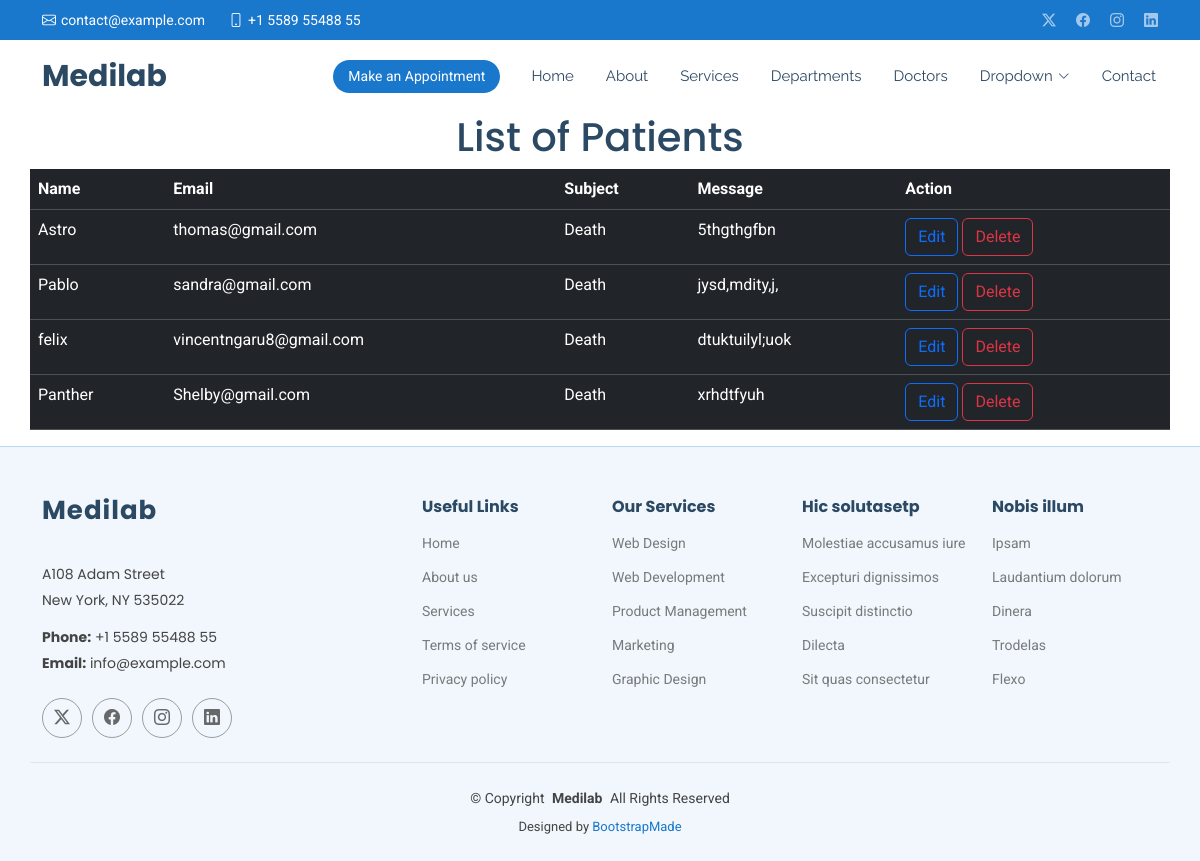
/show_contact/, run on the app's committed database.
### hospitalapp/models.py (models this page shows, shortened)
class Contact(models.Model):
    name = models.CharField(max_length=100)
    email = models.EmailField()
    subject = models.CharField(max_length=100)
    message = models.TextField()

### hospitalapp/views.py (the view)
# urls.py: path('show_contact/', views.show_contact,name='show_contact'),
def show_contact(request):
    all1=Contact.objects.all()
    return render(request,'show_contact.html',{'all1':all1})

### templates/show_contact.html
{% extends 'starter-page.html' %}
{% load static %}
{% block content %}
	<h1 class="text-center">List of Patients</h1>
    <table class="table table-dark container">
    <tr>
        <th>Name</th>
        <th>Email</th>
        <th>Subject</th>
        <th>Message</th>
        <th>Action</th>
    </tr>
    {% for contact in all1 %}
    	<tr>
            <td>{{ contact.name }}</td>
            <td>{{ contact.email}}</td>
            <td>{{ contact.subject }}</td>
            <td>{{ contact.message }}</td>
        <td>
            <a href="" class="btn btn-outline-primary">Edit</a>
            <a href="/delete_contact/{{ contact.id }}" class="btn btn-outline-danger">Delete</a>
        </td>
        </tr>
    {% endfor %}
    </table>
{% endblock %}

### static/assets/css/main.css (style rules this page uses)
:root { --default-font: "Roboto", system-ui, -apple-system, "Segoe UI", Roboto, "Helvetica Neue", Arial, "Noto Sans", "Liberation Sans", sans-serif, "Apple Color Emoji", "Segoe UI Emoji", "Segoe UI Symbol", "Noto Color Emoji"; --heading-font: "Poppins", sans-serif; --nav-font: "Raleway", sans-serif; }
:root { --background-color: #ffffff; --default-color: #444444; --heading-color: #2c4964; --accent-color: #1977cc; --surface-color: #ffffff; --contrast-color: #ffffff; }
:root { --nav-color: #2c4964; --nav-hover-color: #1977cc; --nav-mobile-background-color: #ffffff; --nav-dropdown-background-color: #ffffff; --nav-dropdown-color: #2c4964; --nav-dropdown-hover-color: #1977cc; }
:root { scroll-behavior: smooth; }
body { color: var(--default-color); background-color: var(--background-color); font-family: var(--default-font); }
a { color: var(--accent-color); text-decoration: none; transition: 0.3s; }
h1, h2, h3, h4, h5, h6 { color: var(--heading-color); font-family: var(--heading-font); }

### data on the page
Contact: name "Astro", email "thomas@gmail.com", subject "Death", message "5thgthgfbn"
Contact: name "Pablo", email "sandra@gmail.com", subject "Death", message "jysd,mdity,j,"
Contact: name "felix", email "vincentngaru8@gmail.com", subject "Death", message "dtuktuilyl;uok"
Contact: name "Panther", email "Shelby@gmail.com", subject "Death", message "xrhdtfyuh"
